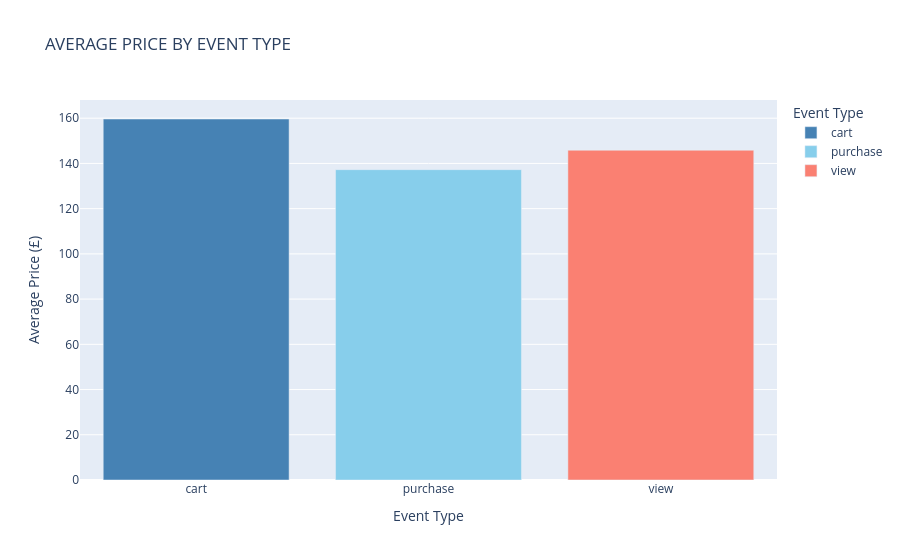

Write notebook code for a chart like this one.
### Code cell
fig = px.bar(
    price_analysis,
    x='event_type',
    y='avg_price',
    title='AVERAGE PRICE BY EVENT TYPE',
    labels={'avg_price': 'Average Price (£)',
     'event_type': 'Event Type'},
    color='event_type',
    color_discrete_map={
  'view': 'salmon',
   'cart': 'steelblue',
   'purchase': 'skyblue'
    }
)
fig.show()

### Figure 1 — Plotly figure (JSON) as saved in the notebook; plotly's stock layout.template omitted (floating-point values rounded to 4 significant figures)
{"data": [{"hovertemplate": "Event Type=%{x}<br>Average Price (£)=%{y}<extra></extra>", "legendgroup": "cart", "marker": {"color": "steelblue", "pattern": {"shape": ""}}, "name": "cart", "orientation": "v", "showlegend": true, "textposition": "auto", "type": "bar", "x": ["cart"], "xaxis": "x", "y": [159.6], "yaxis": "y"}, {"hovertemplate": "Event Type=%{x}<br>Average Price (£)=%{y}<extra></extra>", "legendgroup": "purchase", "marker": {"color": "skyblue", "pattern": {"shape": ""}}, "name": "purchase", "orientation": "v", "showlegend": true, "textposition": "auto", "type": "bar", "x": ["purchase"], "xaxis": "x", "y": [137.2], "yaxis": "y"}, {"hovertemplate": "Event Type=%{x}<br>Average Price (£)=%{y}<extra></extra>", "legendgroup": "view", "marker": {"color": "salmon", "pattern": {"shape": ""}}, "name": "view", "orientation": "v", "showlegend": true, "textposition": "auto", "type": "bar", "x": ["view"], "xaxis": "x", "y": [145.8], "yaxis": "y"}], "layout": {"barmode": "relative", "legend": {"title": {"text": "Event Type"}, "tracegroupgap": 0}, "title": {"text": "AVERAGE PRICE BY EVENT TYPE"}, "xaxis": {"anchor": "y", "categoryarray": ["cart", "purchase", "view"], "categoryorder": "array", "domain": [0, 1], "title": {"text": "Event Type"}}, "yaxis": {"anchor": "x", "domain": [0, 1], "title": {"text": "Average Price (£)"}}}}
